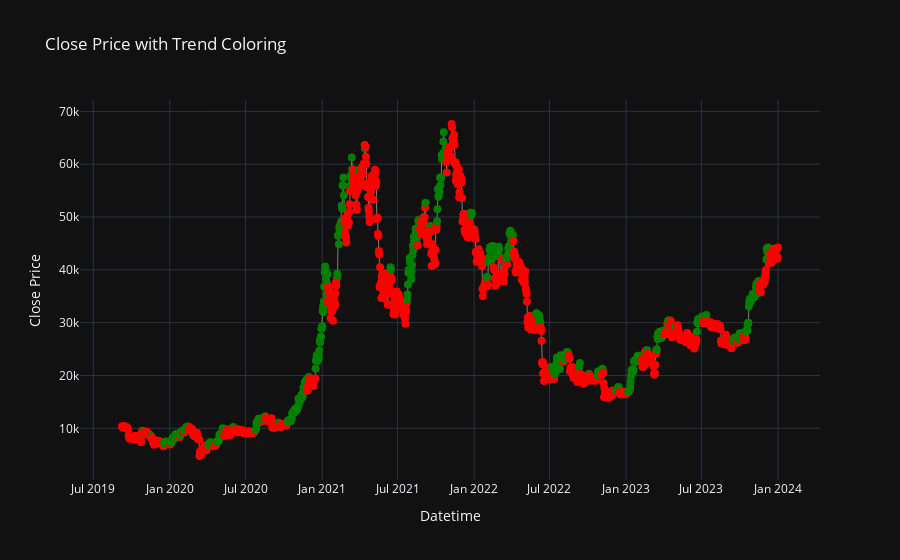

Notebook code for this chart:
### Code cell
df = pd.read_csv('ETHUSDT_60m.csv')
df.set_index('datetime', inplace=True)

# Assign colors based on trend
df['Color'] = df['Trend'].map({1: 'green', -1: 'red', 0: 'rgba(0, 0, 0, 0)'})

# Create the plot
fig = go.Figure()

# Add scatter trace for the close prices with trend-based coloring
fig.add_trace(go.Scatter(
    x=df.index,
    y=df['close'],
    mode='markers+lines',
    marker=dict(color=df['Color'], size=8),  # Set marker color based on trend
    line=dict(color='gray', width=1),  # Light line for context
    name='Price'
))

# Update layout
fig.update_layout(
    title="Close Price with Trend Coloring",
    xaxis_title="Datetime",
    yaxis_title="Close Price",
    template='plotly_dark',
    showlegend=False
)

# Show the plot
fig.show()

### Figure 1 — Plotly figure (JSON) as saved in the notebook; plotly's stock layout.template omitted (floating-point values rounded to 4 significant figures; data arrays with more than 128 entries replaced by an {"elided": "..."} marker saying what was removed)
{"data": [{"line": {"color": "gray", "width": 1}, "marker": {"color": {"elided": "1577 str values"}, "size": 8}, "mode": "markers+lines", "name": "Price", "type": "scatter", "x": {"elided": "1577 str values"}, "y": {"elided": "1577 float values"}}], "layout": {"autosize": true, "showlegend": false, "title": {"text": "Close Price with Trend Coloring"}, "xaxis": {"autorange": true, "range": ["2019-05-20 07:55:56.7054", "2024-04-20 16:04:03.2946"], "title": {"text": "Datetime"}, "type": "date"}, "yaxis": {"autorange": true, "range": [-1023.0, 73400.0], "title": {"text": "Close Price"}, "type": "linear"}}}
